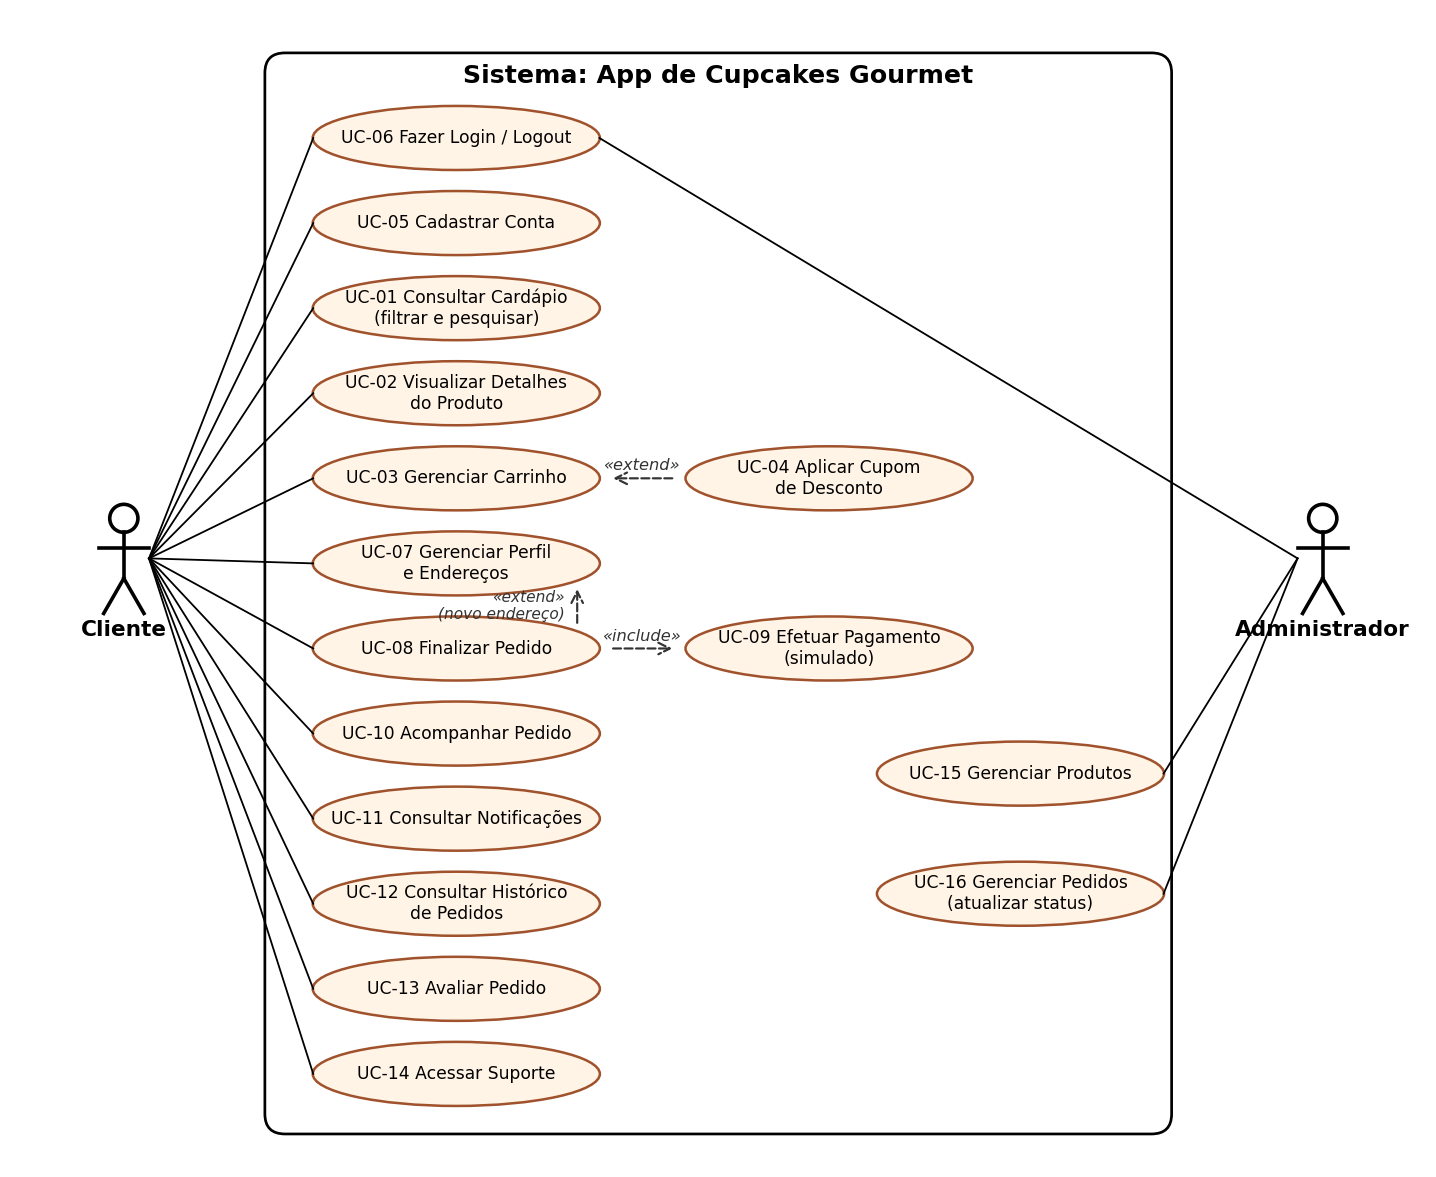

Here is the Python script that generated this plot:
# Diagrama de Casos de Uso desenhado com layout fixo (matplotlib)
import matplotlib; matplotlib.use("Agg")
import matplotlib.pyplot as plt
from matplotlib.patches import Ellipse, FancyBboxPatch, FancyArrowPatch
W,H=1400,1150
fig,ax=plt.subplots(figsize=(14,11.5),dpi=130); ax.set_xlim(0,W); ax.set_ylim(H,0); ax.axis("off")
ax.add_patch(FancyBboxPatch((250,40),900,1080,boxstyle="round,pad=0,rounding_size=20",fill=False,lw=1.5))
ax.text(700,70,"Sistema: App de Cupcakes Gourmet",ha="center",fontsize=14,weight="bold")
def ator(x,y,n):
    ax.add_patch(plt.Circle((x,y-55),14,fill=False,lw=2)); ax.plot([x,x],[y-41,y+5],c="k",lw=2)
    ax.plot([x-25,x+25],[y-25,y-25],c="k",lw=2); ax.plot([x,x-20],[y+5,y+40],c="k",lw=2); ax.plot([x,x+20],[y+5,y+40],c="k",lw=2)
    ax.text(x,y+62,n,ha="center",fontsize=12,weight="bold")
P={}
def uc(k,x,y,t):
    ax.add_patch(Ellipse((x,y),285,64,fc="#FFF4E6",ec="#A0522D",lw=1.4)); ax.text(x,y,t,ha="center",va="center",fontsize=9.5); P[k]=(x,y)
colA=[("06","UC-06 Fazer Login / Logout"),("05","UC-05 Cadastrar Conta"),("01","UC-01 Consultar Cardápio\n(filtrar e pesquisar)"),
("02","UC-02 Visualizar Detalhes\ndo Produto"),("03","UC-03 Gerenciar Carrinho"),("07","UC-07 Gerenciar Perfil\ne Endereços"),
("08","UC-08 Finalizar Pedido"),("10","UC-10 Acompanhar Pedido"),("11","UC-11 Consultar Notificações"),
("12","UC-12 Consultar Histórico\nde Pedidos"),("13","UC-13 Avaliar Pedido"),("14","UC-14 Acessar Suporte")]
for i,(k,t) in enumerate(colA): uc(k,440,125+i*85,t)
uc("04",810,P["03"][1],"UC-04 Aplicar Cupom\nde Desconto")
uc("09",810,P["08"][1],"UC-09 Efetuar Pagamento\n(simulado)")
uc("15",1000,760,"UC-15 Gerenciar Produtos")
uc("16",1000,880,"UC-16 Gerenciar Pedidos\n(atualizar status)")
ator(110,560,"Cliente"); ator(1300,560,"Administrador")
for k,_ in colA: ax.plot([135,P[k][0]-142],[545,P[k][1]],c="k",lw=1)
for k in ["06","15","16"]: ax.plot([1275,P[k][0]+142],[545,P[k][1]],c="k",lw=1)
def dep(a,b,lbl,sa,sb):
    ax.add_patch(FancyArrowPatch(sa,sb,arrowstyle="->",mutation_scale=16,ls="--",lw=1.2,color="#333"))
    ax.text((sa[0]+sb[0])/2,(sa[1]+sb[1])/2-8,lbl,ha="center",fontsize=9,color="#333",style="italic")
dep("08","09","«include»",(592,P["08"][1]),(658,P["09"][1]))
dep("04","03","«extend»",(658,P["04"][1]),(592,P["03"][1]))
ax.add_patch(FancyArrowPatch((560,P["08"][1]-22),(560,P["07"][1]+22),arrowstyle="->",mutation_scale=16,ls="--",lw=1.2,color="#333"))
ax.text(548,(P["08"][1]+P["07"][1])/2,"«extend»\n(novo endereço)",ha="right",fontsize=8.5,color="#333",style="italic",va="center")
plt.savefig("uc01_casos_de_uso.png",bbox_inches="tight",facecolor="white")
